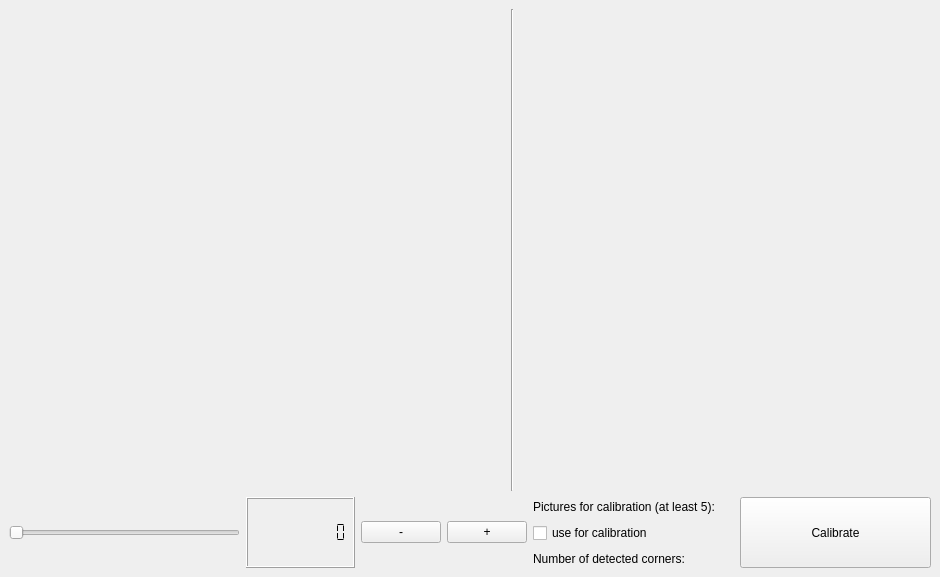
<?xml version="1.0" encoding="UTF-8"?>
<ui version="4.0">
 <class>PCLViewer</class>
 <widget class="QMainWindow" name="PCLViewer">
  <property name="windowModality">
   <enum>Qt::NonModal</enum>
  </property>
  <property name="geometry">
   <rect>
    <x>0</x>
    <y>0</y>
    <width>940</width>
    <height>577</height>
   </rect>
  </property>
  <property name="minimumSize">
   <size>
    <width>0</width>
    <height>0</height>
   </size>
  </property>
  <property name="maximumSize">
   <size>
    <width>5000</width>
    <height>5000</height>
   </size>
  </property>
  <property name="windowTitle">
   <string>PCLViewer</string>
  </property>
  <widget class="QWidget" name="centralwidget">
   <layout class="QVBoxLayout" name="verticalLayout">
    <item>
     <layout class="QHBoxLayout" name="horizontalLayout">
      <item>
       <widget class="QVTKWidget" name="qvtkWidget" native="true">
        <property name="sizePolicy">
         <sizepolicy hsizetype="Expanding" vsizetype="Expanding">
          <horstretch>50</horstretch>
          <verstretch>0</verstretch>
         </sizepolicy>
        </property>
        <property name="minimumSize">
         <size>
          <width>371</width>
          <height>371</height>
         </size>
        </property>
       </widget>
      </item>
      <item>
       <widget class="Line" name="line">
        <property name="orientation">
         <enum>Qt::Vertical</enum>
        </property>
       </widget>
      </item>
      <item>
       <widget class="QLabel" name="imagelb">
        <property name="minimumSize">
         <size>
          <width>411</width>
          <height>321</height>
         </size>
        </property>
        <property name="text">
         <string/>
        </property>
       </widget>
      </item>
     </layout>
    </item>
    <item>
     <layout class="QHBoxLayout" name="horizontalLayout_3">
      <item>
       <layout class="QHBoxLayout" name="horizontalLayout_2">
        <item>
         <widget class="QSlider" name="horizontalSlider">
          <property name="orientation">
           <enum>Qt::Horizontal</enum>
          </property>
         </widget>
        </item>
       </layout>
      </item>
      <item>
       <widget class="QLCDNumber" name="lcdNumber">
        <property name="digitCount">
         <number>10</number>
        </property>
        <property name="segmentStyle">
         <enum>QLCDNumber::Flat</enum>
        </property>
       </widget>
      </item>
      <item>
       <widget class="QPushButton" name="minusButton">
        <property name="text">
         <string>-</string>
        </property>
       </widget>
      </item>
      <item>
       <widget class="QPushButton" name="plusButton">
        <property name="text">
         <string>+</string>
        </property>
       </widget>
      </item>
      <item>
       <layout class="QGridLayout" name="gridLayout_2">
        <item row="0" column="0">
         <widget class="QLabel" name="label">
          <property name="text">
           <string>Pictures for calibration (at least 5):</string>
          </property>
         </widget>
        </item>
        <item row="0" column="1" colspan="2">
         <widget class="QLabel" name="status">
          <property name="text">
           <string/>
          </property>
         </widget>
        </item>
        <item row="1" column="0" colspan="3">
         <widget class="QCheckBox" name="checkBox">
          <property name="text">
           <string>use for calibration</string>
          </property>
         </widget>
        </item>
        <item row="2" column="0" colspan="2">
         <widget class="QLabel" name="label_2">
          <property name="text">
           <string>Number of detected corners:</string>
          </property>
         </widget>
        </item>
        <item row="2" column="2">
         <widget class="QLabel" name="numCorners">
          <property name="text">
           <string/>
          </property>
         </widget>
        </item>
       </layout>
      </item>
      <item>
       <widget class="QPushButton" name="calibrateButton">
        <property name="minimumSize">
         <size>
          <width>191</width>
          <height>71</height>
         </size>
        </property>
        <property name="text">
         <string>Calibrate</string>
        </property>
       </widget>
      </item>
     </layout>
    </item>
   </layout>
  </widget>
 </widget>
 <customwidgets>
  <customwidget>
   <class>QVTKWidget</class>
   <extends>QWidget</extends>
   <header>QVTKWidget.h</header>
  </customwidget>
 </customwidgets>
 <resources/>
 <connections/>
</ui>
